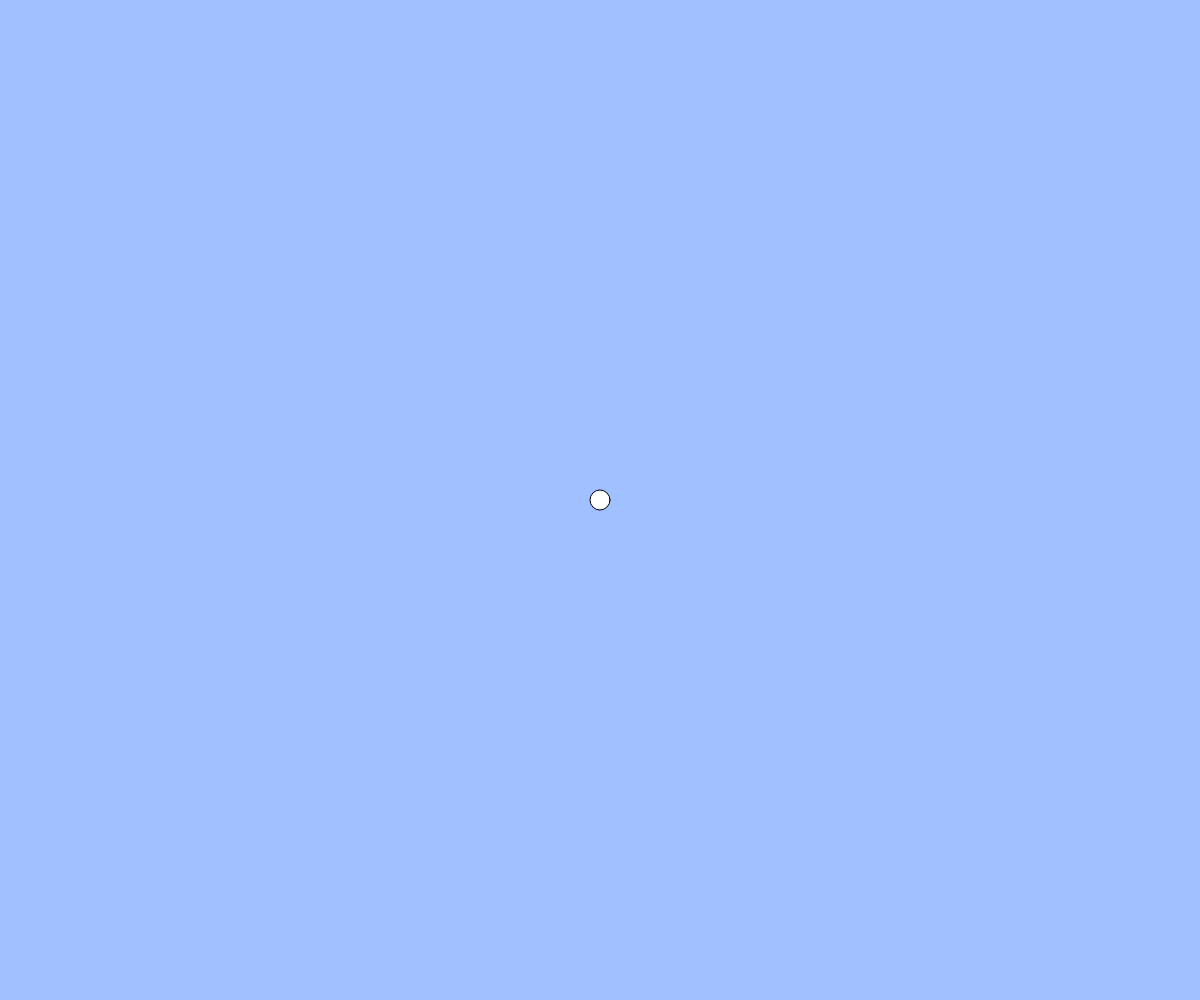
Frame 1 (no input)
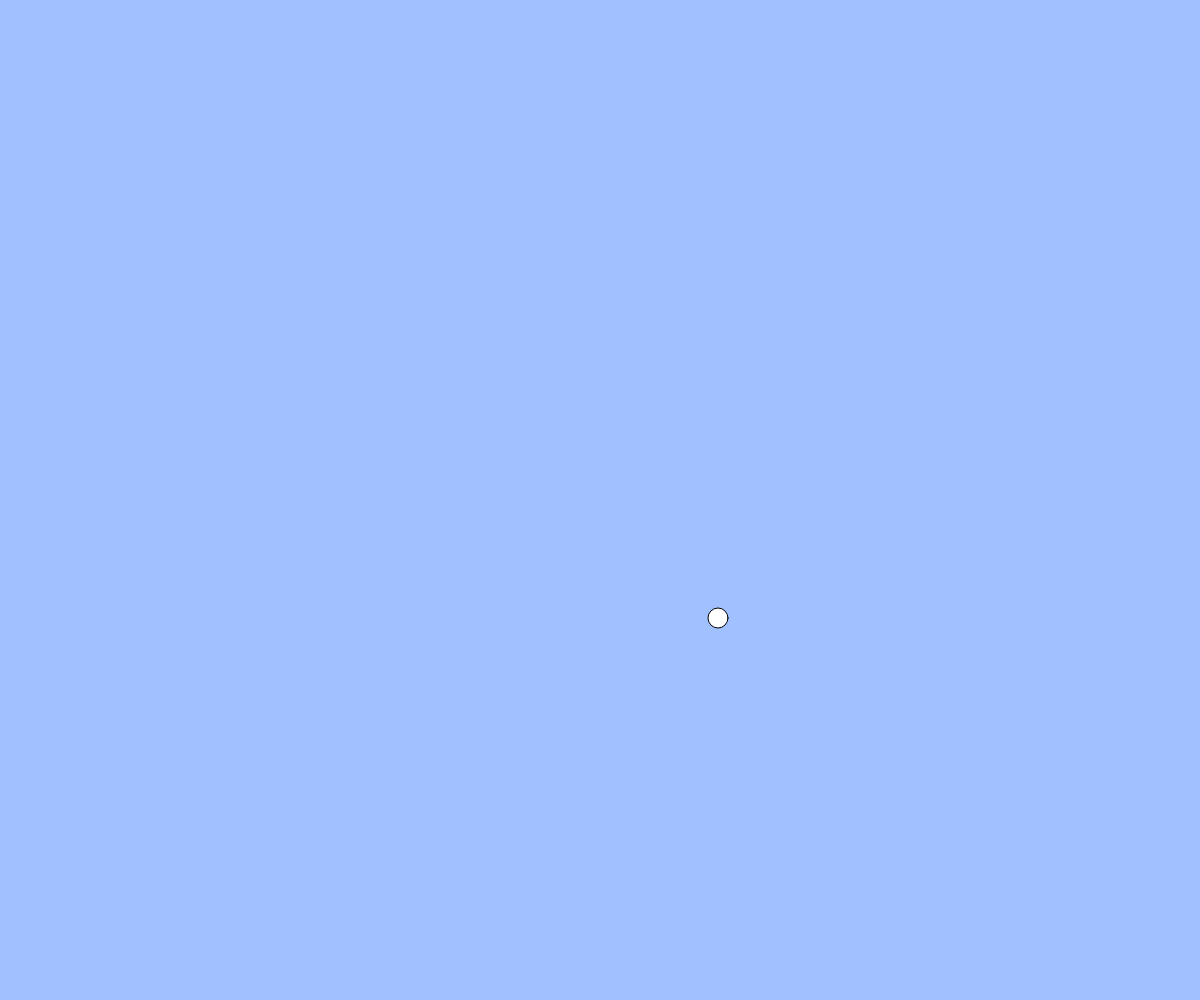
Frame 60 (no input)
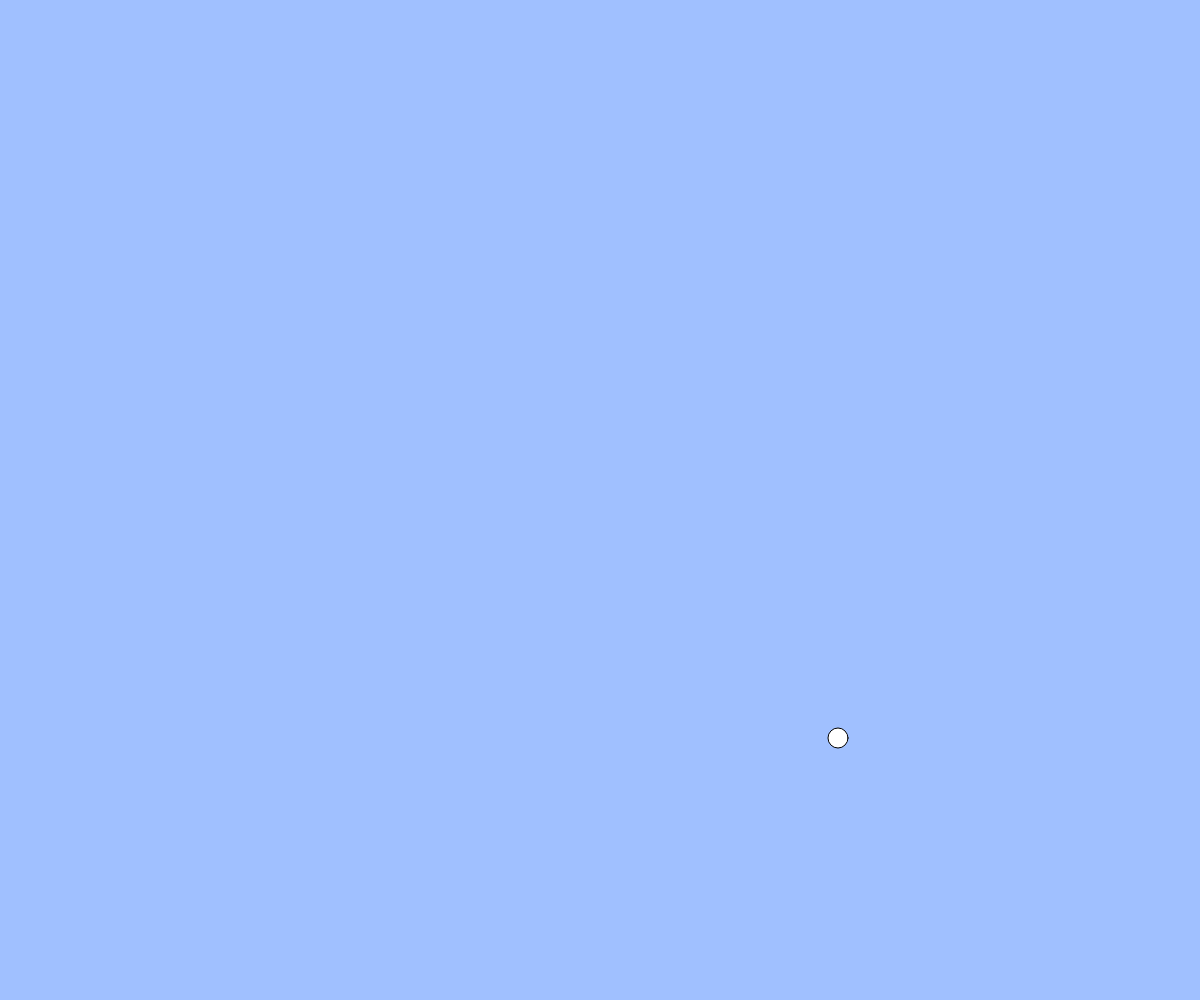
Frame 120 (the mouse pressed at the canvas centre since frame 60)

The p5.js sketch that drew these frames (run headless with seeded random() and noise() and a simulated clock; from frame 60 on, the mouse is pressed at the canvas centre):

// p5.js sketch
// ── sketch.js
// テキスト「アニメーションの基本」
let x, y, vx, vy;
const g = 1; // 重力加速度
const vyMax = 30;

function setup(){
  createCanvas(windowWidth, windowHeight);
  x = width / 2;
  y = height / 2;
  vx = 2;
  vy = 2;
}

function draw(){
  background(160, 192, 255);
  ellipse(x, y, 20, 20);
  x += vx;
  y += vy;

  // 重力（コメント機能でオンオフ切り替えて実行してみましょう）
  // vy = constrain(vy + g, -vyMax, vyMax);

  // 端の処理パターン (1) 反対側から出てくる
  // if(x > width){ x = 0; }
  // else if(x < 0){ x = width; }
  // if(y > height){ y = 0; }
  // if(y < 0){ y = height; }

　// 端の処理パターン (2) 跳ね返る
  if(x < 0 || x > width){ vx = -1 * vx; }
  if(y < 0 || y > height){ vy = -1 * vy; }
  x = constrain(x, 0, width);
  y = constrain(y, 0, height);
}

function windowResized(){
  resizeCanvas(windowWidth, windowHeight);
}

function keyPressed(){
  if(keyCode == LEFT_ARROW){ x -= 5; }
  else if(keyCode == RIGHT_ARROW){ x+= 5; }
}
